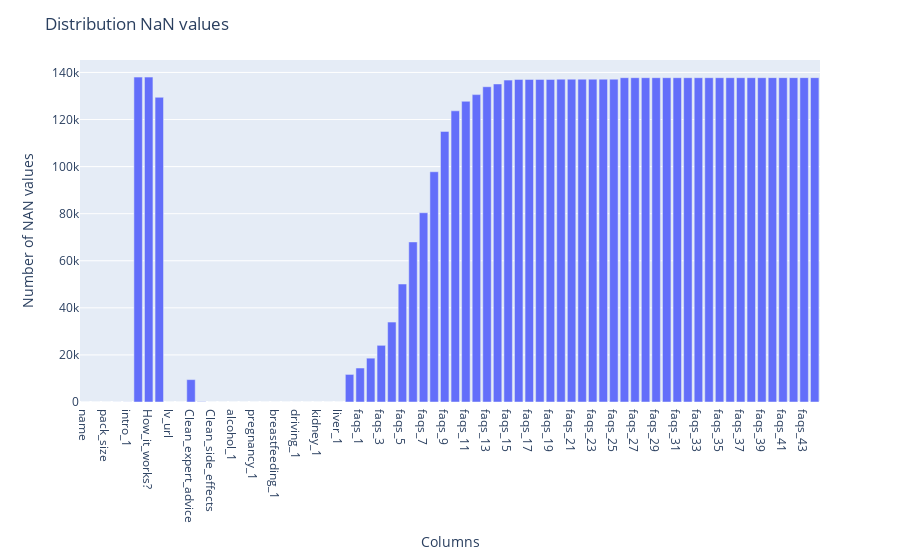

The cell this chart's notebook holds for it:
### Code cell
fig=px.bar(x=column_names,y=nan_values)
fig.update_layout(title="Distribution NaN values", xaxis_title="Columns",yaxis_title="Number of NAN values")
fig.show()

### Figure 1 — Plotly figure (JSON) as saved in the notebook; plotly's stock layout.template omitted (floating-point values rounded to 4 significant figures)
{"data": [{"alignmentgroup": "True", "hovertemplate": "x=%{x}<br>y=%{y}<extra></extra>", "legendgroup": "", "marker": {"color": "#636efa"}, "name": "", "offsetgroup": "", "orientation": "v", "showlegend": false, "textposition": "auto", "type": "bar", "x": ["name", "price", "pack_size", "intro_0", "intro_1", "How_to_use?", "How_it_works?", "Images", "lv_url", "url", "Clean_expert_advice", "Clean_Uses", "Clean_side_effects", "alcohol_0", "alcohol_1", "pregnancy_0", "pregnancy_1", "breastfeeding_0", "breastfeeding_1", "driving_0", "driving_1", "kidney_0", "kidney_1", "liver_0", "liver_1", "faqs_0", "faqs_1", "faqs_2", "faqs_3", "faqs_4", "faqs_5", "faqs_6", "faqs_7", "faqs_8", "faqs_9", "faqs_10", "faqs_11", "faqs_12", "faqs_13", "faqs_14", "faqs_15", "faqs_16", "faqs_17", "faqs_18", "faqs_19", "faqs_20", "faqs_21", "faqs_22", "faqs_23", "faqs_24", "faqs_25", "faqs_26", "faqs_27", "faqs_28", "faqs_29", "faqs_30", "faqs_31", "faqs_32", "faqs_33", "faqs_34", "faqs_35", "faqs_36", "faqs_37", "faqs_38", "faqs_39", "faqs_40", "faqs_41", "faqs_42", "faqs_43", "faqs_44"], "xaxis": "x", "y": [0, 0, 0, 23, 44, 138022, 138022, 129439, 0, 0, 9510, 144, 0, 0, 0, 0, 0, 0, 0, 0, 0, 0, 0, 0, 0, 11717, 14436, 18621, 24077, 33964, 50117, 67998, 80395, 97811, 114958, 123696, 127744, 130582, 133931, 135112, 136740, 137036, 137036, 137044, 137044, 137147, 137147, 137147, 137147, 137147, 137147, 137775, 137775, 137775, 137775, 137775, 137775, 137775, 137775, 137775, 137775, 137775, 137775, 137775, 137775, 137795, 137795, 137795, 137795, 137795], "yaxis": "y"}], "layout": {"barmode": "relative", "legend": {"tracegroupgap": 0}, "margin": {"t": 60}, "title": {"text": "Distribution NaN values"}, "xaxis": {"anchor": "y", "domain": [0, 1], "title": {"text": "Columns"}}, "yaxis": {"anchor": "x", "domain": [0, 1], "title": {"text": "Number of NAN values"}}}}
